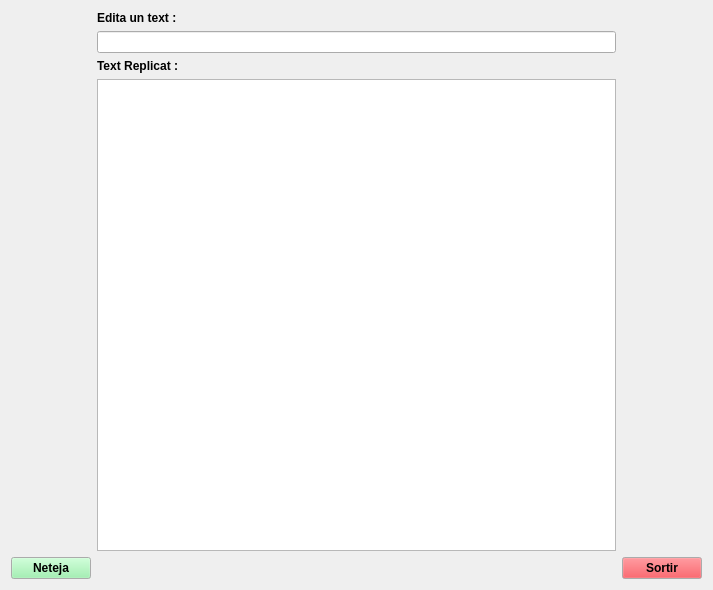
<?xml version="1.0" encoding="UTF-8"?>
<ui version="4.0">
 <class>MyForm</class>
 <widget class="QWidget" name="MyForm">
  <property name="geometry">
   <rect>
    <x>0</x>
    <y>0</y>
    <width>713</width>
    <height>590</height>
   </rect>
  </property>
  <property name="windowTitle">
   <string>Form</string>
  </property>
  <layout class="QGridLayout" name="gridLayout">
   <item row="4" column="0">
    <widget class="QPushButton" name="pushButton">
     <property name="palette">
      <palette>
       <active>
        <colorrole role="Button">
         <brush brushstyle="SolidPattern">
          <color alpha="255">
           <red>143</red>
           <green>240</green>
           <blue>164</blue>
          </color>
         </brush>
        </colorrole>
       </active>
       <inactive>
        <colorrole role="Button">
         <brush brushstyle="SolidPattern">
          <color alpha="255">
           <red>143</red>
           <green>240</green>
           <blue>164</blue>
          </color>
         </brush>
        </colorrole>
       </inactive>
       <disabled>
        <colorrole role="Button">
         <brush brushstyle="SolidPattern">
          <color alpha="255">
           <red>143</red>
           <green>240</green>
           <blue>164</blue>
          </color>
         </brush>
        </colorrole>
       </disabled>
      </palette>
     </property>
     <property name="font">
      <font>
       <bold>true</bold>
       <underline>false</underline>
      </font>
     </property>
     <property name="autoFillBackground">
      <bool>false</bool>
     </property>
     <property name="text">
      <string>Neteja</string>
     </property>
    </widget>
   </item>
   <item row="1" column="1">
    <widget class="QLineEdit" name="lineEdit"/>
   </item>
   <item row="4" column="1">
    <widget class="QLabel" name="label">
     <property name="text">
      <string/>
     </property>
    </widget>
   </item>
   <item row="4" column="2">
    <widget class="QPushButton" name="pushButton_2">
     <property name="palette">
      <palette>
       <active>
        <colorrole role="Button">
         <brush brushstyle="SolidPattern">
          <color alpha="255">
           <red>237</red>
           <green>51</green>
           <blue>59</blue>
          </color>
         </brush>
        </colorrole>
       </active>
       <inactive>
        <colorrole role="Button">
         <brush brushstyle="SolidPattern">
          <color alpha="255">
           <red>237</red>
           <green>51</green>
           <blue>59</blue>
          </color>
         </brush>
        </colorrole>
       </inactive>
       <disabled>
        <colorrole role="Button">
         <brush brushstyle="SolidPattern">
          <color alpha="255">
           <red>237</red>
           <green>51</green>
           <blue>59</blue>
          </color>
         </brush>
        </colorrole>
       </disabled>
      </palette>
     </property>
     <property name="font">
      <font>
       <bold>true</bold>
       <underline>false</underline>
      </font>
     </property>
     <property name="text">
      <string>Sortir</string>
     </property>
    </widget>
   </item>
   <item row="2" column="1">
    <widget class="QLabel" name="label_3">
     <property name="font">
      <font>
       <bold>true</bold>
      </font>
     </property>
     <property name="text">
      <string>Text Replicat :</string>
     </property>
    </widget>
   </item>
   <item row="0" column="1">
    <widget class="QLabel" name="label_2">
     <property name="font">
      <font>
       <bold>true</bold>
      </font>
     </property>
     <property name="autoFillBackground">
      <bool>false</bool>
     </property>
     <property name="text">
      <string>Edita un text :</string>
     </property>
    </widget>
   </item>
   <item row="3" column="1">
    <widget class="QPlainTextEdit" name="plainTextEdit"/>
   </item>
  </layout>
 </widget>
 <resources/>
 <connections>
  <connection>
   <sender>pushButton_2</sender>
   <signal>clicked()</signal>
   <receiver>MyForm</receiver>
   <slot>close()</slot>
   <hints>
    <hint type="sourcelabel">
     <x>634</x>
     <y>564</y>
    </hint>
    <hint type="destinationlabel">
     <x>706</x>
     <y>492</y>
    </hint>
   </hints>
  </connection>
  <connection>
   <sender>pushButton</sender>
   <signal>clicked()</signal>
   <receiver>plainTextEdit</receiver>
   <slot>clear()</slot>
   <hints>
    <hint type="sourcelabel">
     <x>43</x>
     <y>569</y>
    </hint>
    <hint type="destinationlabel">
     <x>96</x>
     <y>412</y>
    </hint>
   </hints>
  </connection>
  <connection>
   <sender>lineEdit</sender>
   <signal>textChanged(QString)</signal>
   <receiver>plainTextEdit</receiver>
   <slot>setPlainText(QString)</slot>
   <hints>
    <hint type="sourcelabel">
     <x>137</x>
     <y>35</y>
    </hint>
    <hint type="destinationlabel">
     <x>590</x>
     <y>135</y>
    </hint>
   </hints>
  </connection>
 </connections>
</ui>
